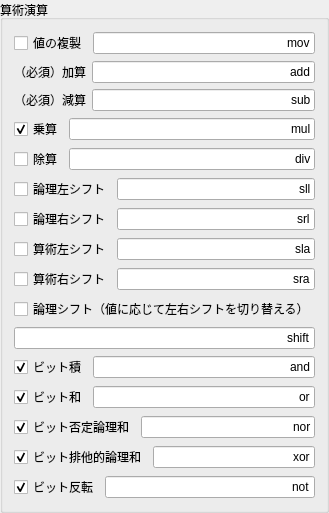
        <widget class="QGroupBox" name="groupBox_9">
         <property name="title">
          <string>算術演算</string>
         </property>
         <layout class="QVBoxLayout" name="verticalLayout_12">
          <item>
           <layout class="QHBoxLayout" name="horizontalLayout_25">
            <item>
             <widget class="QCheckBox" name="checkMOV">
              <property name="text">
               <string>値の複製</string>
              </property>
              <property name="checked">
               <bool>false</bool>
              </property>
             </widget>
            </item>
            <item>
             <widget class="QLineEdit" name="lineMOV">
              <property name="whatsThis">
               <string>MOV</string>
              </property>
              <property name="text">
               <string>mov</string>
              </property>
              <property name="alignment">
               <set>Qt::AlignRight|Qt::AlignTrailing|Qt::AlignVCenter</set>
              </property>
             </widget>
            </item>
           </layout>
          </item>
          <item>
           <layout class="QHBoxLayout" name="horizontalLayout_26">
            <item>
             <widget class="QLabel" name="label_18">
              <property name="text">
               <string>（必須）加算</string>
              </property>
             </widget>
            </item>
            <item>
             <widget class="QLineEdit" name="lineADD">
              <property name="whatsThis">
               <string>ADD</string>
              </property>
              <property name="text">
               <string>add</string>
              </property>
              <property name="alignment">
               <set>Qt::AlignRight|Qt::AlignTrailing|Qt::AlignVCenter</set>
              </property>
             </widget>
            </item>
           </layout>
          </item>
          <item>
           <layout class="QHBoxLayout" name="horizontalLayout_27">
            <item>
             <widget class="QLabel" name="label_28">
              <property name="text">
               <string>（必須）減算</string>
              </property>
             </widget>
            </item>
            <item>
             <widget class="QLineEdit" name="lineSUB">
              <property name="whatsThis">
               <string>SUB</string>
              </property>
              <property name="text">
               <string>sub</string>
              </property>
              <property name="alignment">
               <set>Qt::AlignRight|Qt::AlignTrailing|Qt::AlignVCenter</set>
              </property>
             </widget>
            </item>
           </layout>
          </item>
          <item>
           <layout class="QHBoxLayout" name="horizontalLayout_28">
            <item>
             <widget class="QCheckBox" name="checkMUL">
              <property name="text">
               <string>乗算</string>
              </property>
              <property name="checked">
               <bool>true</bool>
              </property>
             </widget>
            </item>
            <item>
             <widget class="QLineEdit" name="lineMUL">
              <property name="whatsThis">
               <string>MUL</string>
              </property>
              <property name="text">
               <string>mul</string>
              </property>
              <property name="alignment">
               <set>Qt::AlignRight|Qt::AlignTrailing|Qt::AlignVCenter</set>
              </property>
             </widget>
            </item>
           </layout>
          </item>
          <item>
           <layout class="QHBoxLayout" name="horizontalLayout_29">
            <item>
             <widget class="QCheckBox" name="checkDIV">
              <property name="text">
               <string>除算</string>
              </property>
             </widget>
            </item>
            <item>
             <widget class="QLineEdit" name="lineDIV">
              <property name="whatsThis">
               <string>DIV</string>
              </property>
              <property name="text">
               <string>div</string>
              </property>
              <property name="alignment">
               <set>Qt::AlignRight|Qt::AlignTrailing|Qt::AlignVCenter</set>
              </property>
             </widget>
            </item>
           </layout>
          </item>
          <item>
           <layout class="QHBoxLayout" name="horizontalLayout_30">
            <item>
             <widget class="QCheckBox" name="checkSLL">
              <property name="text">
               <string>論理左シフト</string>
              </property>
             </widget>
            </item>
            <item>
             <widget class="QLineEdit" name="lineSLL">
              <property name="whatsThis">
               <string>SLL</string>
              </property>
              <property name="text">
               <string>sll</string>
              </property>
              <property name="alignment">
               <set>Qt::AlignRight|Qt::AlignTrailing|Qt::AlignVCenter</set>
              </property>
             </widget>
            </item>
           </layout>
          </item>
          <item>
           <layout class="QHBoxLayout" name="horizontalLayout_31">
            <item>
             <widget class="QCheckBox" name="checkSRL">
              <property name="text">
               <string>論理右シフト</string>
              </property>
             </widget>
            </item>
            <item>
             <widget class="QLineEdit" name="lineSRL">
              <property name="whatsThis">
               <string>SRL</string>
              </property>
              <property name="text">
               <string>srl</string>
              </property>
              <property name="alignment">
               <set>Qt::AlignRight|Qt::AlignTrailing|Qt::AlignVCenter</set>
              </property>
             </widget>
            </item>
           </layout>
          </item>
          <item>
           <layout class="QHBoxLayout" name="horizontalLayout_32">
            <item>
             <widget class="QCheckBox" name="checkSLA">
              <property name="text">
               <string>算術左シフト</string>
              </property>
             </widget>
            </item>
            <item>
             <widget class="QLineEdit" name="lineSLA">
              <property name="whatsThis">
               <string>SLA</string>
              </property>
              <property name="text">
               <string>sla</string>
              </property>
              <property name="alignment">
               <set>Qt::AlignRight|Qt::AlignTrailing|Qt::AlignVCenter</set>
              </property>
             </widget>
            </item>
           </layout>
          </item>
          <item>
           <layout class="QHBoxLayout" name="horizontalLayout_33">
            <item>
             <widget class="QCheckBox" name="checkSRA">
              <property name="text">
               <string>算術右シフト</string>
              </property>
             </widget>
            </item>
            <item>
             <widget class="QLineEdit" name="lineSRA">
              <property name="whatsThis">
               <string>SRA</string>
              </property>
              <property name="text">
               <string>sra</string>
              </property>
              <property name="alignment">
               <set>Qt::AlignRight|Qt::AlignTrailing|Qt::AlignVCenter</set>
              </property>
             </widget>
            </item>
           </layout>
          </item>
          <item>
           <widget class="QCheckBox" name="checkSHIFT">
            <property name="text">
             <string>論理シフト（値に応じて左右シフトを切り替える）</string>
            </property>
           </widget>
          </item>
          <item>
           <widget class="QLineEdit" name="lineSHIFT">
            <property name="whatsThis">
             <string>SHIFT</string>
            </property>
            <property name="text">
             <string>shift</string>
            </property>
            <property name="alignment">
             <set>Qt::AlignRight|Qt::AlignTrailing|Qt::AlignVCenter</set>
            </property>
           </widget>
          </item>
          <item>
           <layout class="QHBoxLayout" name="horizontalLayout_35">
            <item>
             <widget class="QCheckBox" name="checkAND">
              <property name="text">
               <string>ビット積</string>
              </property>
              <property name="checked">
               <bool>true</bool>
              </property>
             </widget>
            </item>
            <item>
             <widget class="QLineEdit" name="lineAND">
              <property name="whatsThis">
               <string>AND</string>
              </property>
              <property name="text">
               <string>and</string>
              </property>
              <property name="alignment">
               <set>Qt::AlignRight|Qt::AlignTrailing|Qt::AlignVCenter</set>
              </property>
             </widget>
            </item>
           </layout>
          </item>
          <item>
           <layout class="QHBoxLayout" name="horizontalLayout_34">
            <item>
             <widget class="QCheckBox" name="checkOR">
              <property name="text">
               <string>ビット和</string>
              </property>
              <property name="checked">
               <bool>true</bool>
              </property>
             </widget>
            </item>
            <item>
             <widget class="QLineEdit" name="lineOR">
              <property name="whatsThis">
               <string>OR</string>
              </property>
              <property name="text">
               <string>or</string>
              </property>
              <property name="alignment">
               <set>Qt::AlignRight|Qt::AlignTrailing|Qt::AlignVCenter</set>
              </property>
             </widget>
            </item>
           </layout>
          </item>
          <item>
           <layout class="QHBoxLayout" name="horizontalLayout_36">
            <item>
             <widget class="QCheckBox" name="checkNOR">
              <property name="text">
               <string>ビット否定論理和</string>
              </property>
              <property name="checked">
               <bool>true</bool>
              </property>
             </widget>
            </item>
            <item>
             <widget class="QLineEdit" name="lineNOR">
              <property name="whatsThis">
               <string>NOR</string>
              </property>
              <property name="text">
               <string>nor</string>
              </property>
              <property name="alignment">
               <set>Qt::AlignRight|Qt::AlignTrailing|Qt::AlignVCenter</set>
              </property>
             </widget>
            </item>
           </layout>
          </item>
          <item>
           <layout class="QHBoxLayout" name="horizontalLayout_4">
            <item>
             <widget class="QCheckBox" name="checkXOR">
              <property name="text">
               <string>ビット排他的論理和</string>
              </property>
              <property name="checked">
               <bool>true</bool>
              </property>
             </widget>
            </item>
            <item>
             <widget class="QLineEdit" name="lineXOR">
              <property name="whatsThis">
               <string>XOR</string>
              </property>
              <property name="text">
               <string>xor</string>
              </property>
              <property name="alignment">
               <set>Qt::AlignRight|Qt::AlignTrailing|Qt::AlignVCenter</set>
              </property>
             </widget>
            </item>
           </layout>
          </item>
          <item>
           <layout class="QHBoxLayout" name="horizontalLayout_37">
            <item>
             <widget class="QCheckBox" name="checkNOT">
              <property name="text">
               <string>ビット反転</string>
              </property>
              <property name="checked">
               <bool>true</bool>
              </property>
             </widget>
            </item>
            <item>
             <widget class="QLineEdit" name="lineNOT">
              <property name="whatsThis">
               <string>NOT</string>
              </property>
              <property name="text">
               <string>not</string>
              </property>
              <property name="alignment">
               <set>Qt::AlignRight|Qt::AlignTrailing|Qt::AlignVCenter</set>
              </property>
             </widget>
            </item>
           </layout>
          </item>
         </layout>
        </widget>
